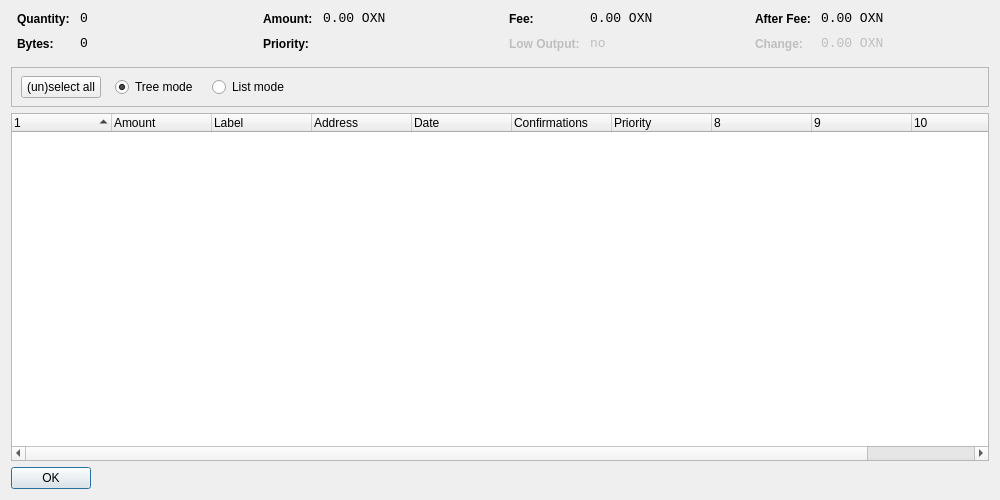
<?xml version="1.0" encoding="UTF-8"?>
<ui version="4.0">
 <class>CoinControlDialog</class>
 <widget class="QDialog" name="CoinControlDialog">
  <property name="geometry">
   <rect>
    <x>0</x>
    <y>0</y>
    <width>1000</width>
    <height>500</height>
   </rect>
  </property>
  <property name="windowTitle">
   <string>Coin Control</string>
  </property>
  <layout class="QVBoxLayout" name="verticalLayout">
   <item>
    <layout class="QHBoxLayout" name="horizontalLayoutTop" stretch="0,0,0,0">
     <property name="topMargin">
      <number>0</number>
     </property>
     <property name="bottomMargin">
      <number>10</number>
     </property>
     <item>
      <layout class="QFormLayout" name="formLayoutCoinControl1">
       <property name="horizontalSpacing">
        <number>10</number>
       </property>
       <property name="verticalSpacing">
        <number>10</number>
       </property>
       <property name="leftMargin">
        <number>6</number>
       </property>
       <property name="rightMargin">
        <number>6</number>
       </property>
       <item row="0" column="0">
        <widget class="QLabel" name="labelCoinControlQuantityText">
         <property name="styleSheet">
          <string notr="true">font-weight:bold;</string>
         </property>
         <property name="text">
          <string>Quantity:</string>
         </property>
        </widget>
       </item>
       <item row="0" column="1">
        <widget class="QLabel" name="labelCoinControlQuantity">
         <property name="font">
          <font>
           <family>Monospace</family>
           <pointsize>10</pointsize>
          </font>
         </property>
         <property name="cursor">
          <cursorShape>IBeamCursor</cursorShape>
         </property>
         <property name="contextMenuPolicy">
          <enum>Qt::ActionsContextMenu</enum>
         </property>
         <property name="text">
          <string notr="true">0</string>
         </property>
         <property name="textInteractionFlags">
          <set>Qt::LinksAccessibleByMouse|Qt::TextSelectableByKeyboard|Qt::TextSelectableByMouse</set>
         </property>
        </widget>
       </item>
       <item row="1" column="0">
        <widget class="QLabel" name="labelCoinControlBytesText">
         <property name="styleSheet">
          <string notr="true">font-weight:bold;</string>
         </property>
         <property name="text">
          <string>Bytes:</string>
         </property>
        </widget>
       </item>
       <item row="1" column="1">
        <widget class="QLabel" name="labelCoinControlBytes">
         <property name="font">
          <font>
           <family>Monospace</family>
           <pointsize>10</pointsize>
          </font>
         </property>
         <property name="cursor">
          <cursorShape>IBeamCursor</cursorShape>
         </property>
         <property name="contextMenuPolicy">
          <enum>Qt::ActionsContextMenu</enum>
         </property>
         <property name="text">
          <string notr="true">0</string>
         </property>
         <property name="textInteractionFlags">
          <set>Qt::LinksAccessibleByMouse|Qt::TextSelectableByKeyboard|Qt::TextSelectableByMouse</set>
         </property>
        </widget>
       </item>
      </layout>
     </item>
     <item>
      <layout class="QFormLayout" name="formLayoutCoinControl2">
       <property name="horizontalSpacing">
        <number>10</number>
       </property>
       <property name="verticalSpacing">
        <number>10</number>
       </property>
       <property name="leftMargin">
        <number>6</number>
       </property>
       <property name="rightMargin">
        <number>6</number>
       </property>
       <item row="0" column="0">
        <widget class="QLabel" name="labelCoinControlAmountText">
         <property name="styleSheet">
          <string notr="true">font-weight:bold;</string>
         </property>
         <property name="text">
          <string>Amount:</string>
         </property>
        </widget>
       </item>
       <item row="0" column="1">
        <widget class="QLabel" name="labelCoinControlAmount">
         <property name="font">
          <font>
           <family>Monospace</family>
           <pointsize>10</pointsize>
          </font>
         </property>
         <property name="cursor">
          <cursorShape>IBeamCursor</cursorShape>
         </property>
         <property name="contextMenuPolicy">
          <enum>Qt::ActionsContextMenu</enum>
         </property>
         <property name="text">
          <string notr="true">0.00 OXN</string>
         </property>
         <property name="textInteractionFlags">
          <set>Qt::LinksAccessibleByMouse|Qt::TextSelectableByKeyboard|Qt::TextSelectableByMouse</set>
         </property>
        </widget>
       </item>
       <item row="1" column="0">
        <widget class="QLabel" name="labelCoinControlPriorityText">
         <property name="styleSheet">
          <string notr="true">font-weight:bold;</string>
         </property>
         <property name="text">
          <string>Priority:</string>
         </property>
        </widget>
       </item>
       <item row="1" column="1">
        <widget class="QLabel" name="labelCoinControlPriority">
         <property name="font">
          <font>
           <family>Monospace</family>
           <pointsize>10</pointsize>
          </font>
         </property>
         <property name="cursor">
          <cursorShape>IBeamCursor</cursorShape>
         </property>
         <property name="contextMenuPolicy">
          <enum>Qt::ActionsContextMenu</enum>
         </property>
         <property name="text">
          <string/>
         </property>
         <property name="textInteractionFlags">
          <set>Qt::LinksAccessibleByMouse|Qt::TextSelectableByKeyboard|Qt::TextSelectableByMouse</set>
         </property>
        </widget>
       </item>
      </layout>
     </item>
     <item>
      <layout class="QFormLayout" name="formLayoutCoinControl3">
       <property name="horizontalSpacing">
        <number>10</number>
       </property>
       <property name="verticalSpacing">
        <number>10</number>
       </property>
       <property name="leftMargin">
        <number>6</number>
       </property>
       <property name="rightMargin">
        <number>6</number>
       </property>
       <item row="0" column="0">
        <widget class="QLabel" name="labelCoinControlFeeText">
         <property name="styleSheet">
          <string notr="true">font-weight:bold;</string>
         </property>
         <property name="text">
          <string>Fee:</string>
         </property>
        </widget>
       </item>
       <item row="0" column="1">
        <widget class="QLabel" name="labelCoinControlFee">
         <property name="font">
          <font>
           <family>Monospace</family>
           <pointsize>10</pointsize>
          </font>
         </property>
         <property name="cursor">
          <cursorShape>IBeamCursor</cursorShape>
         </property>
         <property name="contextMenuPolicy">
          <enum>Qt::ActionsContextMenu</enum>
         </property>
         <property name="text">
          <string notr="true">0.00 OXN</string>
         </property>
         <property name="textInteractionFlags">
          <set>Qt::LinksAccessibleByMouse|Qt::TextSelectableByKeyboard|Qt::TextSelectableByMouse</set>
         </property>
        </widget>
       </item>
       <item row="1" column="0">
        <widget class="QLabel" name="labelCoinControlLowOutputText">
         <property name="enabled">
          <bool>false</bool>
         </property>
         <property name="styleSheet">
          <string notr="true">font-weight:bold;</string>
         </property>
         <property name="text">
          <string>Low Output:</string>
         </property>
        </widget>
       </item>
       <item row="1" column="1">
        <widget class="QLabel" name="labelCoinControlLowOutput">
         <property name="enabled">
          <bool>false</bool>
         </property>
         <property name="font">
          <font>
           <family>Monospace</family>
           <pointsize>10</pointsize>
          </font>
         </property>
         <property name="cursor">
          <cursorShape>IBeamCursor</cursorShape>
         </property>
         <property name="contextMenuPolicy">
          <enum>Qt::ActionsContextMenu</enum>
         </property>
         <property name="text">
          <string notr="true">no</string>
         </property>
         <property name="textInteractionFlags">
          <set>Qt::LinksAccessibleByMouse|Qt::TextSelectableByKeyboard|Qt::TextSelectableByMouse</set>
         </property>
        </widget>
       </item>
      </layout>
     </item>
     <item>
      <layout class="QFormLayout" name="formLayoutCoinControl4">
       <property name="horizontalSpacing">
        <number>10</number>
       </property>
       <property name="verticalSpacing">
        <number>10</number>
       </property>
       <property name="leftMargin">
        <number>6</number>
       </property>
       <property name="rightMargin">
        <number>6</number>
       </property>
       <item row="0" column="0">
        <widget class="QLabel" name="labelCoinControlAfterFeeText">
         <property name="styleSheet">
          <string notr="true">font-weight:bold;</string>
         </property>
         <property name="text">
          <string>After Fee:</string>
         </property>
        </widget>
       </item>
       <item row="0" column="1">
        <widget class="QLabel" name="labelCoinControlAfterFee">
         <property name="font">
          <font>
           <family>Monospace</family>
           <pointsize>10</pointsize>
          </font>
         </property>
         <property name="cursor">
          <cursorShape>IBeamCursor</cursorShape>
         </property>
         <property name="contextMenuPolicy">
          <enum>Qt::ActionsContextMenu</enum>
         </property>
         <property name="text">
          <string notr="true">0.00 OXN</string>
         </property>
         <property name="textInteractionFlags">
          <set>Qt::LinksAccessibleByMouse|Qt::TextSelectableByKeyboard|Qt::TextSelectableByMouse</set>
         </property>
        </widget>
       </item>
       <item row="1" column="0">
        <widget class="QLabel" name="labelCoinControlChangeText">
         <property name="enabled">
          <bool>false</bool>
         </property>
         <property name="styleSheet">
          <string notr="true">font-weight:bold;</string>
         </property>
         <property name="text">
          <string>Change:</string>
         </property>
        </widget>
       </item>
       <item row="1" column="1">
        <widget class="QLabel" name="labelCoinControlChange">
         <property name="enabled">
          <bool>false</bool>
         </property>
         <property name="font">
          <font>
           <family>Monospace</family>
           <pointsize>10</pointsize>
          </font>
         </property>
         <property name="cursor">
          <cursorShape>IBeamCursor</cursorShape>
         </property>
         <property name="contextMenuPolicy">
          <enum>Qt::ActionsContextMenu</enum>
         </property>
         <property name="text">
          <string notr="true">0.00 OXN</string>
         </property>
         <property name="textInteractionFlags">
          <set>Qt::LinksAccessibleByMouse|Qt::TextSelectableByKeyboard|Qt::TextSelectableByMouse</set>
         </property>
        </widget>
       </item>
      </layout>
     </item>
    </layout>
   </item>
   <item>
    <widget class="QFrame" name="frame">
     <property name="minimumSize">
      <size>
       <width>0</width>
       <height>40</height>
      </size>
     </property>
     <property name="frameShape">
      <enum>QFrame::StyledPanel</enum>
     </property>
     <property name="frameShadow">
      <enum>QFrame::Sunken</enum>
     </property>
     <widget class="QWidget" name="horizontalLayoutWidget">
      <property name="geometry">
       <rect>
        <x>10</x>
        <y>0</y>
        <width>781</width>
        <height>41</height>
       </rect>
      </property>
      <layout class="QHBoxLayout" name="horizontalLayoutPanel" stretch="0,0,0,0,0">
       <property name="spacing">
        <number>14</number>
       </property>
       <item>
        <widget class="QPushButton" name="pushButtonSelectAll">
         <property name="sizePolicy">
          <sizepolicy hsizetype="Maximum" vsizetype="Fixed">
           <horstretch>0</horstretch>
           <verstretch>0</verstretch>
          </sizepolicy>
         </property>
         <property name="text">
          <string>(un)select all</string>
         </property>
        </widget>
       </item>
       <item>
        <widget class="QRadioButton" name="radioTreeMode">
         <property name="sizePolicy">
          <sizepolicy hsizetype="Maximum" vsizetype="Fixed">
           <horstretch>0</horstretch>
           <verstretch>0</verstretch>
          </sizepolicy>
         </property>
         <property name="text">
          <string>Tree mode</string>
         </property>
         <property name="checked">
          <bool>true</bool>
         </property>
        </widget>
       </item>
       <item>
        <widget class="QRadioButton" name="radioListMode">
         <property name="sizePolicy">
          <sizepolicy hsizetype="Maximum" vsizetype="Fixed">
           <horstretch>0</horstretch>
           <verstretch>0</verstretch>
          </sizepolicy>
         </property>
         <property name="text">
          <string>List mode</string>
         </property>
        </widget>
       </item>
       <item>
        <spacer name="horizontalSpacer">
         <property name="orientation">
          <enum>Qt::Horizontal</enum>
         </property>
         <property name="sizeHint" stdset="0">
          <size>
           <width>40</width>
           <height>20</height>
          </size>
         </property>
        </spacer>
       </item>
      </layout>
     </widget>
    </widget>
   </item>
   <item>
    <widget class="CoinControlTreeWidget" name="treeWidget">
     <property name="contextMenuPolicy">
      <enum>Qt::CustomContextMenu</enum>
     </property>
     <property name="sortingEnabled">
      <bool>false</bool>
     </property>
     <property name="columnCount">
      <number>11</number>
     </property>
     <attribute name="headerShowSortIndicator" stdset="0">
      <bool>true</bool>
     </attribute>
     <attribute name="headerStretchLastSection">
      <bool>false</bool>
     </attribute>
     <column>
      <property name="text">
       <string/>
      </property>
     </column>
     <column>
      <property name="text">
       <string>Amount</string>
      </property>
     </column>
     <column>
      <property name="text">
       <string>Label</string>
      </property>
     </column>
     <column>
      <property name="text">
       <string>Address</string>
      </property>
     </column>
     <column>
      <property name="text">
       <string>Date</string>
      </property>
     </column>
     <column>
      <property name="text">
       <string>Confirmations</string>
      </property>
      <property name="toolTip">
       <string>Confirmed</string>
      </property>
     </column>
     <column>
      <property name="text">
       <string>Priority</string>
      </property>
     </column>
     <column>
      <property name="text">
       <string/>
      </property>
     </column>
     <column>
      <property name="text">
       <string/>
      </property>
     </column>
     <column>
      <property name="text">
       <string/>
      </property>
     </column>
     <column>
      <property name="text">
       <string/>
      </property>
     </column>
    </widget>
   </item>
   <item>
    <widget class="QDialogButtonBox" name="buttonBox">
     <property name="sizePolicy">
      <sizepolicy hsizetype="Maximum" vsizetype="Fixed">
       <horstretch>0</horstretch>
       <verstretch>0</verstretch>
      </sizepolicy>
     </property>
     <property name="orientation">
      <enum>Qt::Horizontal</enum>
     </property>
     <property name="standardButtons">
      <set>QDialogButtonBox::Ok</set>
     </property>
    </widget>
   </item>
  </layout>
 </widget>
 <customwidgets>
  <customwidget>
   <class>CoinControlTreeWidget</class>
   <extends>QTreeWidget</extends>
   <header>coincontroltreewidget.h</header>
  </customwidget>
 </customwidgets>
 <resources/>
 <connections/>
</ui>
